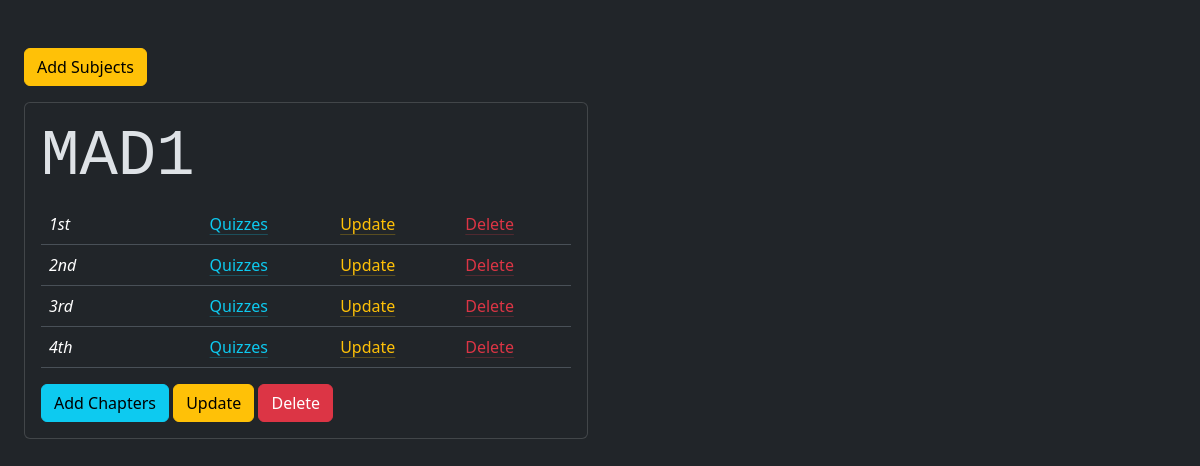
Before: /admin/Geography with the older database file.
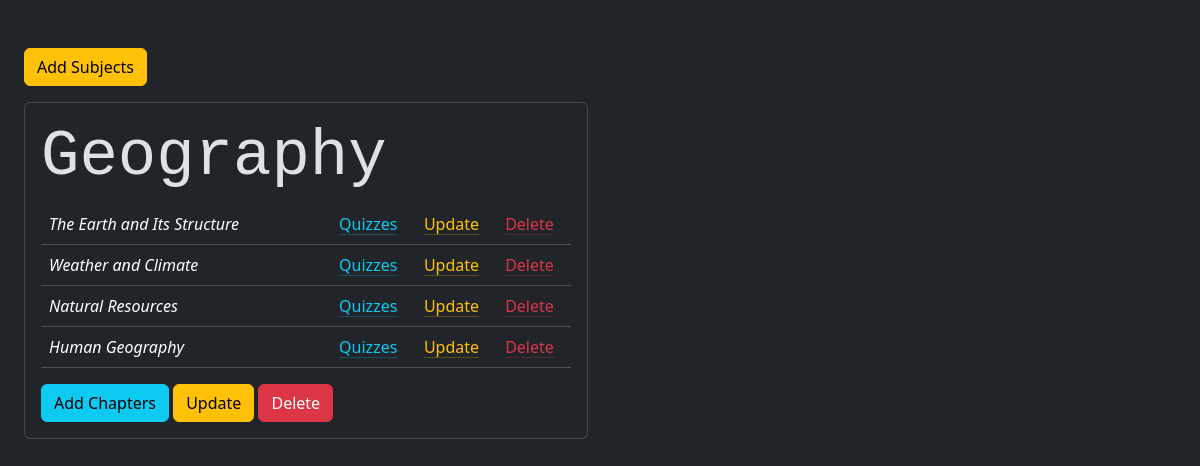
After: the same page with the newer database file.
### models/models.py (models this page shows)
class Subject(db.Model):
    id=db.Column(db.Integer, primary_key=True)
    name=db.Column(db.String,unique=True,nullable=False)
    description=db.Column(db.Text,nullable=True)
    chapters = db.relationship("Chapter", backref="subject", lazy=True)

class Chapter(db.Model):
    id=db.Column(db.Integer, primary_key=True)
    name=db.Column(db.String,nullable=False)
    s_id=db.Column(db.Integer,db.ForeignKey('subject.id', ondelete="CASCADE"))

### controllers/controllers.py (the view)
@app.route("/admin/<name>")
def admin(name):
    subs = Subject.query.all()
    return render_template("admin_dashboard.html",user=name,subjects=subs)

### templates/admin_dashboard.html (shortened to what this page needs)
{% extends 'base.html' %}
{% block content %}
<br>
<br>
<div class="mx-4">
  <a href="/addsub" class="btn btn-warning mb-3">Add Subjects</a>
      {% if subjects %}
        <div class="row">
          {% for subject in subjects %}
            <div class="col-sm-6 mb-3">
              <div class="card">
                <div class="card-body">
                  <h1 class="card-title display-3 font-monospace">{{ subject.name }}</h1>
                  <table class="table">
                  {%for chapter in subject.chapters%}
                  <tr>
                    <td><em>{{ chapter.name }}</em></td>
                    <td></td>
                    <td></td>
                    <td></td>
                    <td><a href="/qdisplay/{{chapter.id}}" class="link-info link-offset-2 link-underline-opacity-25 link-underline-opacity-100-hover">Quizzes</a></td>
                    <td><a href="/chapedit/{{chapter.id}}" class="link-warning link-offset-2 link-underline-opacity-25 link-underline-opacity-100-hover">Update</a></td>
                    <td><a href="/delc/{{chapter.id}}" class="link-danger link-offset-2 link-underline-opacity-25 link-underline-opacity-100-hover">Delete</a></td>
                  </tr>
                  {%endfor%}
                </table>
                  <a href="/addchap/{{subject.id}}" class="btn btn-info">Add Chapters</a>
                  <a href="/subjedit/{{subject.id}}" class="btn btn-warning">Update</a>
                  <a href="/dels/{{subject.id}}" class="btn btn-danger">Delete</a>
                </div>
              </div>
            </div>
          {% endfor %}
        </div>
    {% endif %}
</div>
  {% endblock %}

Changed rows visible on the page:
removed Subject: name "MAD1", Chapter (name "1st"), Chapter (name "2nd"), Chapter (name "3rd"), Chapter (name "4th")
added Subject: name "Geography", Chapter (name "The Earth and Its Structure"), Chapter (name "Weather and Climate"), Chapter (name "Natural Resources"), Chapter (name "Human Geography")
